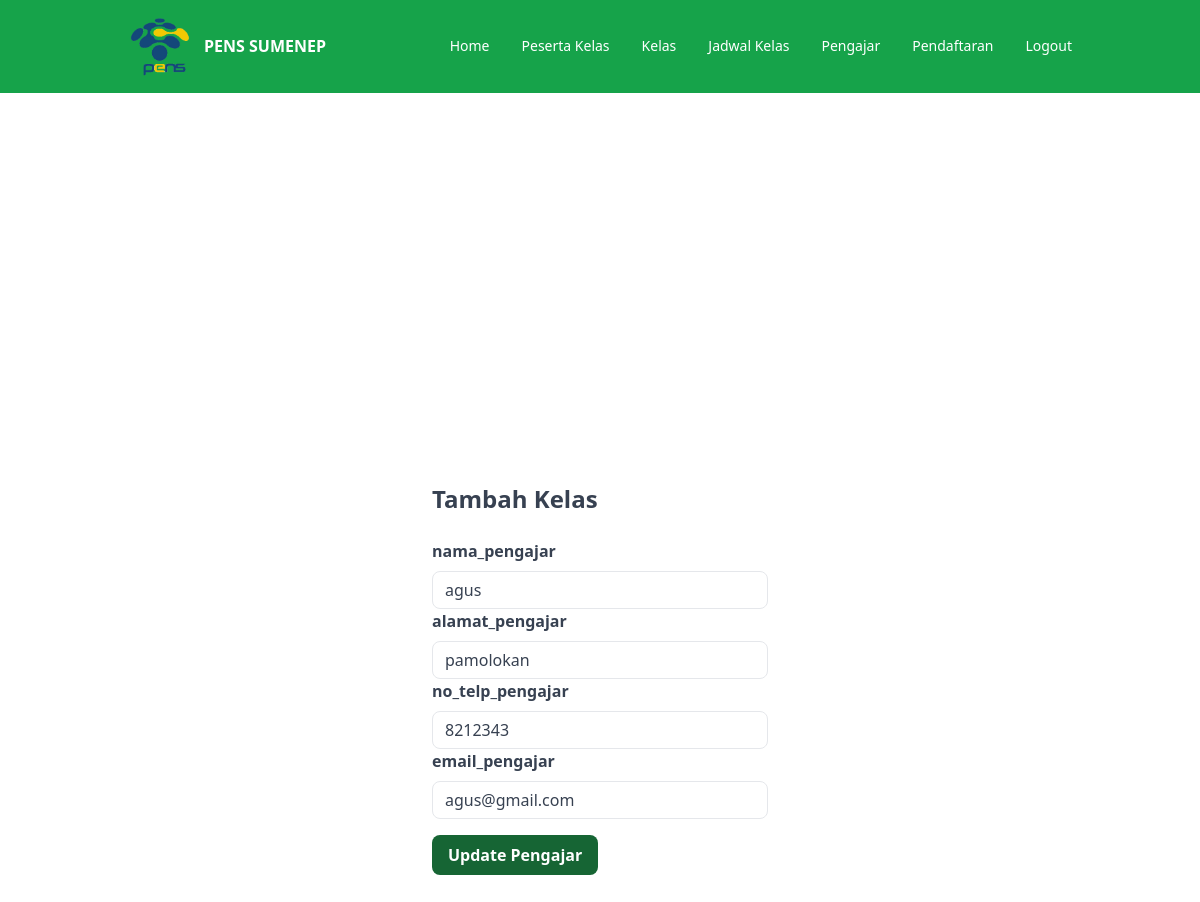
The app's page /pengajar/updatepengajar.php?id=1 with its own data.
### tables this page shows
CREATE TABLE `pengajar` (
  `id_pengajar` int(11) NOT NULL,
  `nama_pengajar` varchar(255) DEFAULT NULL,
  `alamat_pengajar` varchar(255) DEFAULT NULL,
  `no_telp_pengajar` int(11) DEFAULT NULL,
  `email_pengajar` varchar(255) DEFAULT NULL
);

### controllers/function_pengajar.php (called while the page is built, shortened)
<?php
   $connection = mysqli_connect("localhost", "root", "", "kursus");
   function query($query)
   {
       global $connection;
       $result = mysqli_query($connection, $query);
       $rows = [];
       while ($row = mysqli_fetch_assoc($result)) {
           $rows[] = $row;
       }
       return $rows;
   }
   ?>

### pengajar/updatepengajar.php (the view, shortened to what this page needs)
<?php
require '../controllers/function_pengajar.php';
$id = $_GET['id'];
$pnjr = query("SELECT * FROM pengajar WHERE id_pengajar = $id")[0];
?>
<!DOCTYPE html>
<html lang="en">
<head>
    <link href="/dist/output.css" rel="stylesheet">
    <script src="https://cdn.tailwindcss.com"></script>
</head>
<body>
    <nav class="w-full py-4 text-white bg-green-600">
        <div class="container flex flex-wrap items-center justify-between mx-auto">
            <a href="" class="flex items-center gap-3 font-semibold h-max">
                <img src="../images/logo-pens.png" alt="" class="w-16 ml-10">
                PENS SUMENEP
            </a>
            <div class="hidden w-full md:block md:w-auto mr-10" id="mobile-menu">
                <ul class="flex flex-col mt-4 md:flex-row md:space-x-8 md:mt-0 md:text-sm md:font-medium">
                    <li>
                        <a href="../index.php" class="block py-2 pl-3 pr-4 text-white bg-blue-700 rounded md:bg-transparent md:p-0 focus:outline-none" aria-current="page">Home</a>
                    </li>
                    <li>
                        <a href="../peserta_kelas.php" class="block py-2 pl-3 pr-4 text-white bg-blue-700 rounded md:bg-transparent md:p-0 focus:outline-none" aria-current="page">Peserta Kelas</a>
                    </li>
                    <li>
                        <a href="../kelas.php" class="block py-2 pl-3 pr-4 text-white bg-blue-700 rounded md:bg-transparent md:p-0 focus:outline-none" aria-current="page">Kelas</a>
                    </li>
                    <li>
                        <a href="../jadwal_kelas.php" class="block py-2 pl-3 pr-4 text-white border-b border-gray-100 hover:bg-gray-50 md:hover:bg-transparent md:border-0 md:hover:text-blue-700 md:p-0">Jadwal Kelas</a>
                    </li>
                    <li>
                        <a href="../pengajar.php" class="block py-2 pl-3 pr-4 text-white border-b border-gray-100 hover:bg-gray-50 md:hover:bg-transparent md:border-0 md:hover:text-blue-700 md:p-0">Pengajar</a>
                    </li>
                    <li>
                        <a href="../pendaftaran.php" class="block py-2 pl-3 pr-4 text-white border-b border-gray-100 hover:bg-gray-50 md:hover:bg-transparent md:border-0 md:hover:text-blue-700 md:p-0">Pendaftaran</a>
                    </li>
                    <li>
                        <a href="../fungsi/logout.php" class="block py-2 pl-3 pr-4 text-white border-b border-gray-100 hover:bg-gray-50 md:hover:bg-transparent md:border-0 md:hover:text-blue-700 md:p-0">Logout</a>
                    </li>
                </ul>
            </div>
        </div>
    </nav>
    <div class="flex items-center justify-center w-full h-screen overflow-hidden bg-white rounded-lg">
        <div class="w-1/3 md:flex">
            <div class="w-full px-6 py-8 md:p-8">
                <h2 class="text-2xl font-bold text-gray-700 mb-6 ">Tambah Kelas</h2>
                <form action="" method="POST">
                    <div class="mb-4">
                        <label class="block mb-2 font-bold text-gray-700" for="nama_pengajar">
                            nama_pengajar
                        </label>
                        <input class="w-full px-3 py-2 leading-tight text-gray-700 border rounded-lg appearance-none focus:outline-none focus:shadow-outline" id="nama_pengajar" name="nama_pengajar" type="text" placeholder="Masukkan Nama Pengajar" value="<?= $pnjr['nama_pengajar']; ?>">
                        <label class="block mb-2 font-bold text-gray-700" for="alamat_pengajar">
                            alamat_pengajar
                        </label>
                        <input class="w-full px-3 py-2 leading-tight text-gray-700 border rounded-lg appearance-none focus:outline-none focus:shadow-outline" id="alamat_pengajar" name="alamat_pengajar" type="text" placeholder="Masukkan Alamat Pengajar" value="<?= $pnjr['alamat_pengajar']; ?>">
                        <label class="block mb-2 font-bold text-gray-700" for="no_telp_pengajar">
                            no_telp_pengajar
                        </label>
                        <input class="w-full px-3 py-2 leading-tight text-gray-700 border rounded-lg appearance-none focus:outline-none focus:shadow-outline" id="no_telp_pengajar" name="no_telp_pengajar" type="text" placeholder="Masukkan No Telepon Pengajar" value="<?= $pnjr['no_telp_pengajar']; ?>">
                        <label class="block mb-2 font-bold text-gray-700" for="email_pengajar">
                            email_pengajar
                        </label>
                        <input class="w-full px-3 py-2 leading-tight text-gray-700 border rounded-lg appearance-none focus:outline-none focus:shadow-outline" id="email_pengajar" name="email_pengajar" type="text" placeholder="Masukkan Email Pengajar" value="<?= $pnjr['email_pengajar']; ?>">
                    </div>
                    <div class="flex items-center justify-between">
                        <button class="px-4 py-2 font-bold text-white bg-green-800 rounded-lg hover:bg-blue-700 focus:outline-none focus:shadow-outline" type="submit" name="submit">
                            Update Pengajar
                        </button>
                    </div>
                </form>
            </div>
        </div>
    </div>
</body>
</html>

### pengajar/updatepengajar.php (style rules this page uses)
label { display: block; }

### records on screen
pengajar: nama_pengajar "agus", alamat_pengajar "pamolokan", no_telp_pengajar "8212343", email_pengajar "agus@gmail.com"
